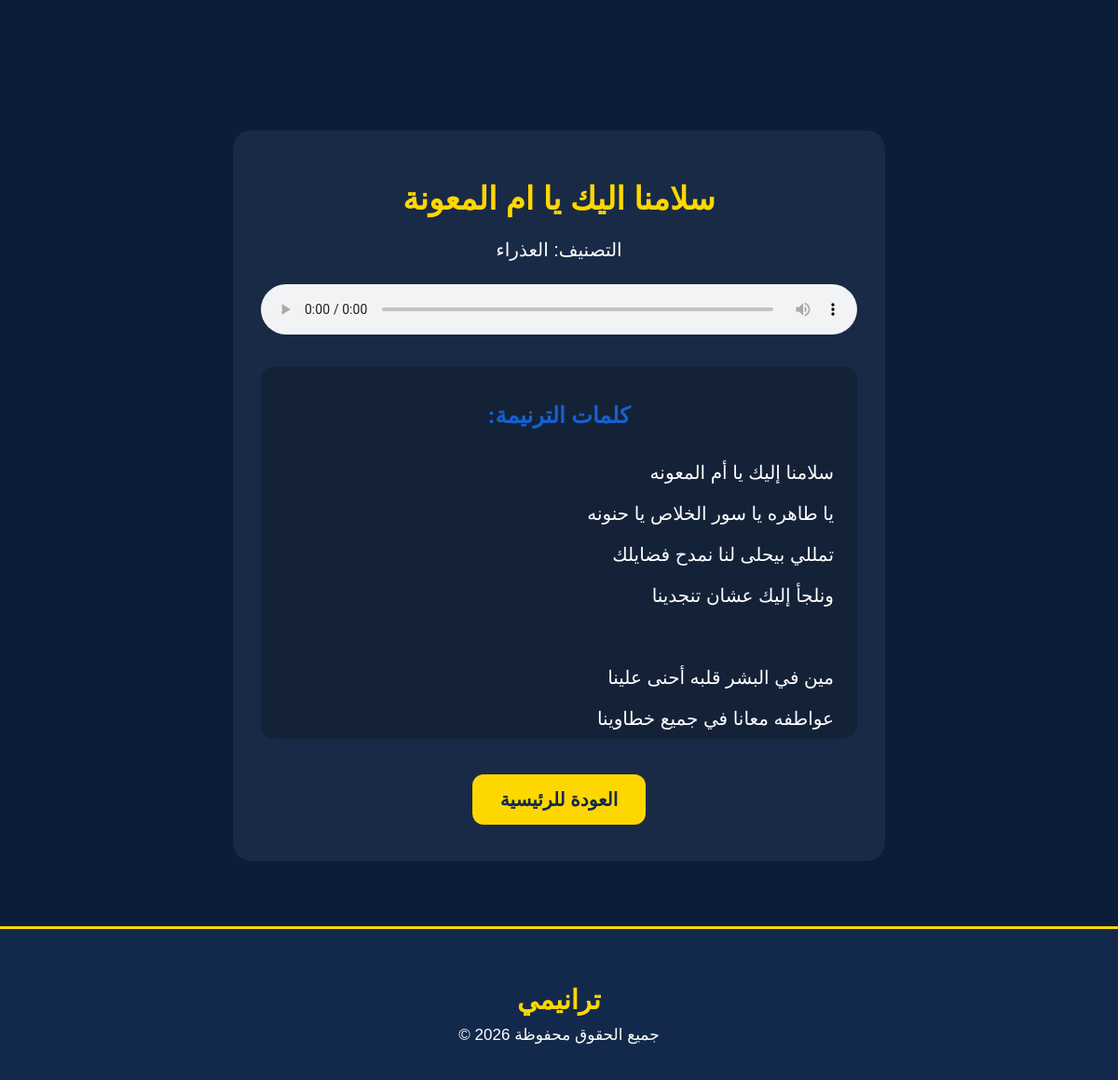
Screenshot of /listen/38 with the database file from the repository.
### tables this page shows
CREATE TABLE hymns (
                id INTEGER PRIMARY KEY AUTOINCREMENT,
               title TEXT NOT NULL,
               category TEXT NOT NULL,
               audio TEXT,
               lyrics TEXT
               , favorite INTEGER DEFAULT 0);

### app.py (the view)
@app.route("/listen/<int:id>")
def listen(id):
    connection = sqlite3.connect(DATABASE)
    cursor = connection.cursor()
    cursor.execute("SELECT * FROM hymns WHERE id = ?", (id,))
    hymn = cursor.fetchone()
    connection.close()
    return render_template("listen.html", hymn=hymn)

### templates/listen.html (shortened to what this page needs)
<!DOCTYPE html>
<html lang="ar" dir="rtl">
<head>
    <link rel="stylesheet" href="{{ url_for('static', filename='style.css') }}">
</head>
<body>
    <div class="listen-card">
        <h1>{{ hymn[1] }}</h1>
        <div class="category-box">
            التصنيف: {{ hymn[2] }}
        </div>
        <div class="audio-box">
            <audio controls>
                <source src="{{ url_for('static', filename='audio/' + hymn[3]) }}" type="audio/mpeg">
            </audio>
        </div>
        <div class="lyrics-box">
            <h2>كلمات الترنيمة:</h2>
            <p>{{ hymn[4] }}</p>
        </div>
            <br>
            <a href="/">
                <button type="button" class="main-btn">
                    العودة للرئيسية
                </button>
            </a>
    </div>
    <footer>
        <h3>ترانيمي</h3>
        <p>جميع الحقوق محفوظة 2026 &copy;</p>
    </footer>
</body>
</html>

### static/style.css (style rules this page uses)
* { box-sizing: border-box; }
body { background-color: #0b1d3a; color: white; text-align: center; font-family: Arial; margin: 0; padding-top: 100px; }
h1 { color: gold; font-size: 55px; }
p { font-size: 24px; }
button, .delete-btn, .fav-btn { padding: 14px 27px; font-size: 20px; border: none; border-radius: 12px; background: gold; color: #1b2a5a; cursor: pointer; font-weight: bold; transition: 0.3s; margin: 9px; }
.listen-card { max-width: 700px; margin: 40px auto; padding: 30px; background: rgba(255, 255, 255, 0.06); border-radius: 20px; text-align: center; }
.listen-card h1 { color: gold; font-size: 34px; }
.listen-card p { font-size: 19px; margin-bottom: 25px; }
.listen-card audio { width: 100%; }
.listen-card button { margin-top: 20px; }
.category-box { margin: 20px auto; font-size: 20px; }
.audio-box { margin: 25px auto; }
.lyrics-box { margin-top: 30px; padding: 20px; background: rgba(0, 0, 0, 0.2); border-radius: 15px; text-align: right; max-height: 400px; overflow-y: auto; }
.lyrics-box h2 { color: #1661d0; text-align: center; }
.lyrics-box p { white-space: pre-line; line-height: 2.2; font-size: 20px; color: white; margin: 0; padding: 5px; }
.main-btn { display: inline-block; background-color: gold; color: #13294b; text-decoration: none; padding: 15px 30px; border-radius: 12px; font-size: 20px; font-weight: bold; transition: 0.3s; margin-top: 20px; }
a { text-decoration: none; color: inherit; }
footer { background-color: #13294b; color: white; padding: 30px 20px; text-align: center; margin-top: 70px; border-top: 3px solid gold; }
footer h3 { color: gold; margin-bottom: 10px; font-size: 29px; }
footer p { font-size: 17px; margin: 8px 0; }

### rows the page displays
hymns: title "سلامنا اليك يا ام المعونة", category "العذراء", lyrics "سلامنا إليك يا أم المعونه يا طاهره يا سور الخلاص يا حنونه تمللي بيحلى لنا نمدح فضايلك ونلجأ إليك عشان تنجدينا مين في البشر قلبه أحنى علينا عواطفه معانا في جميع خطاوينا…"
